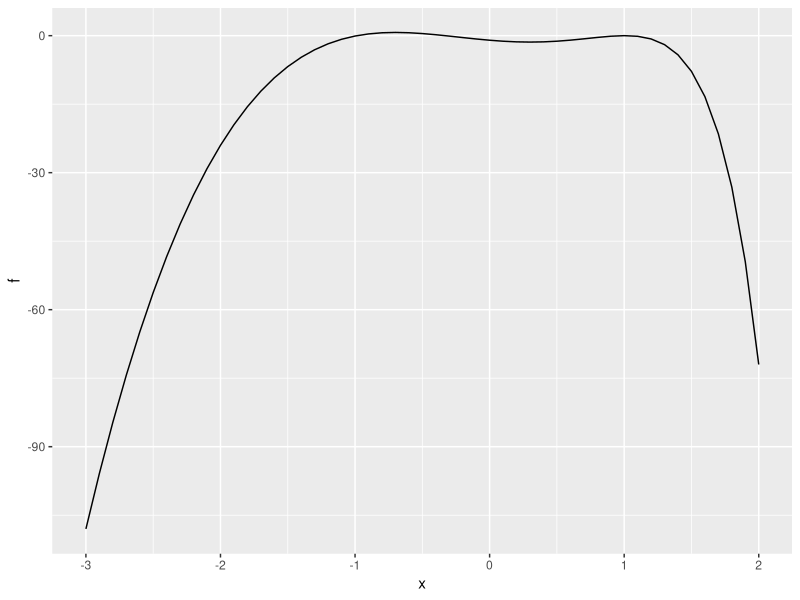
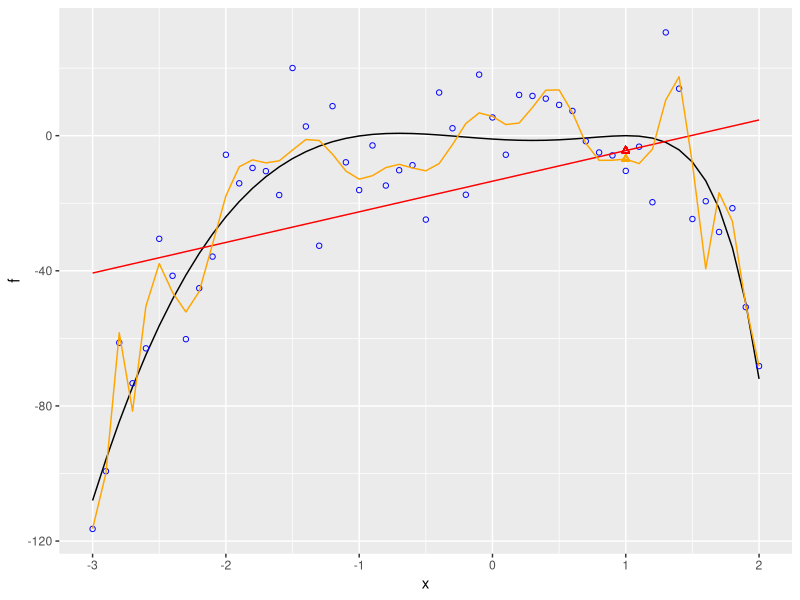
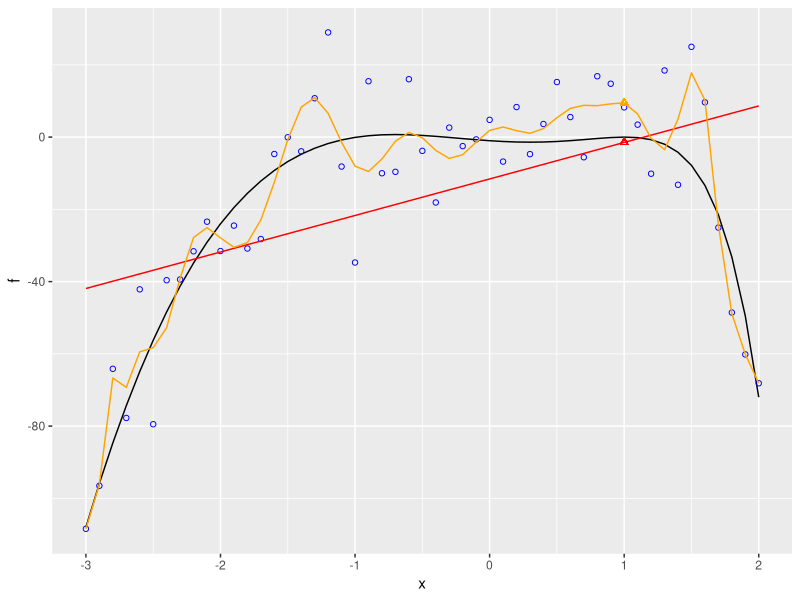
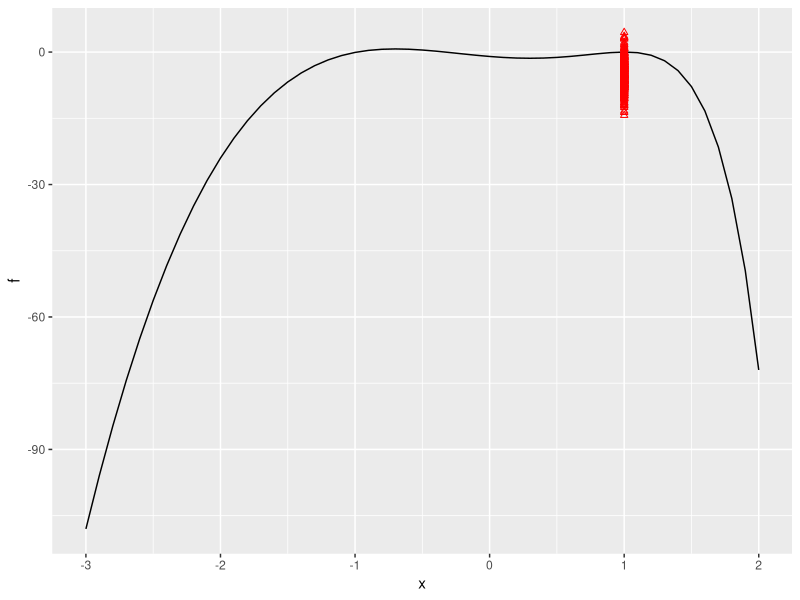
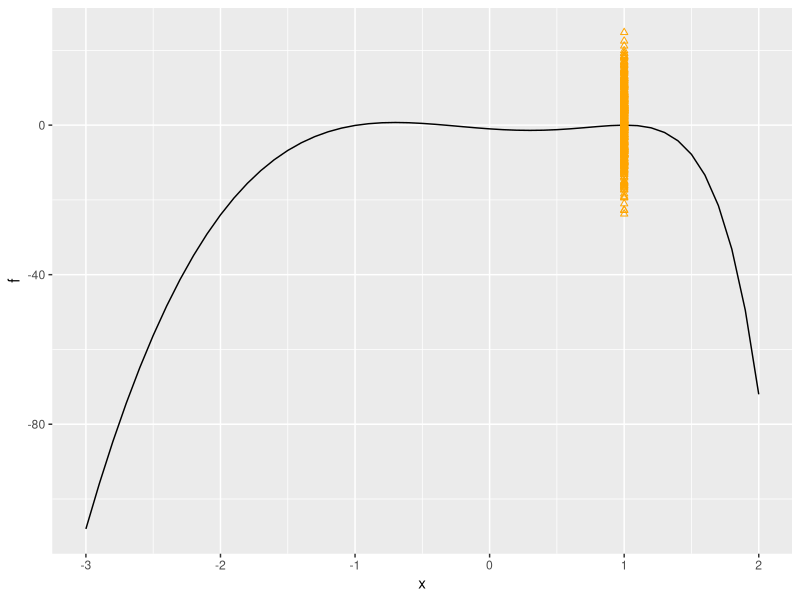
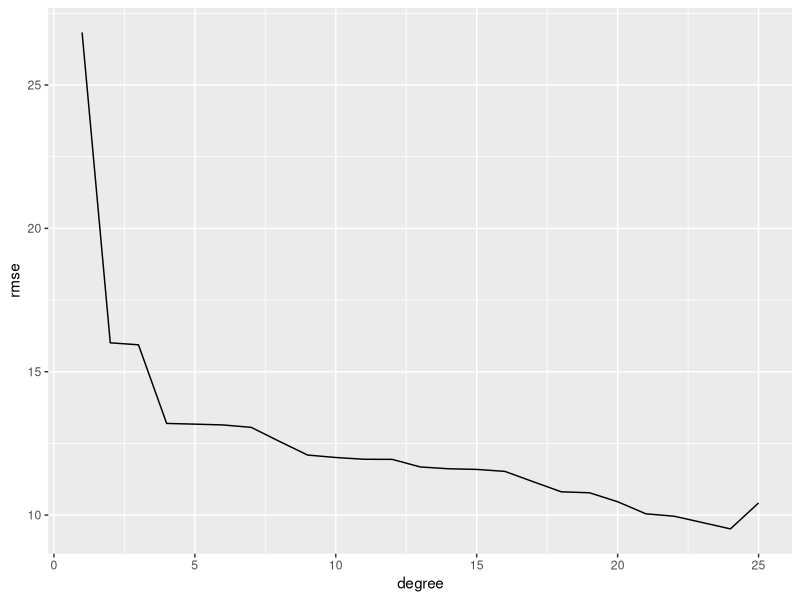
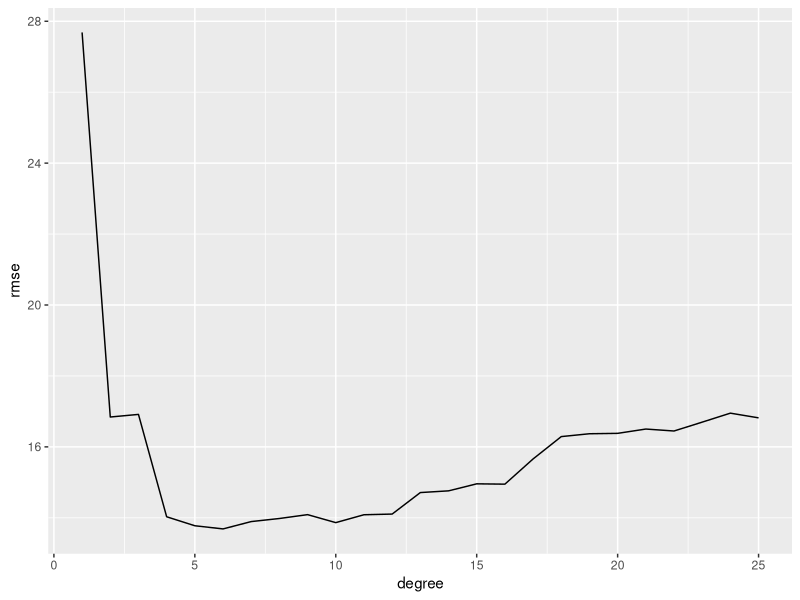
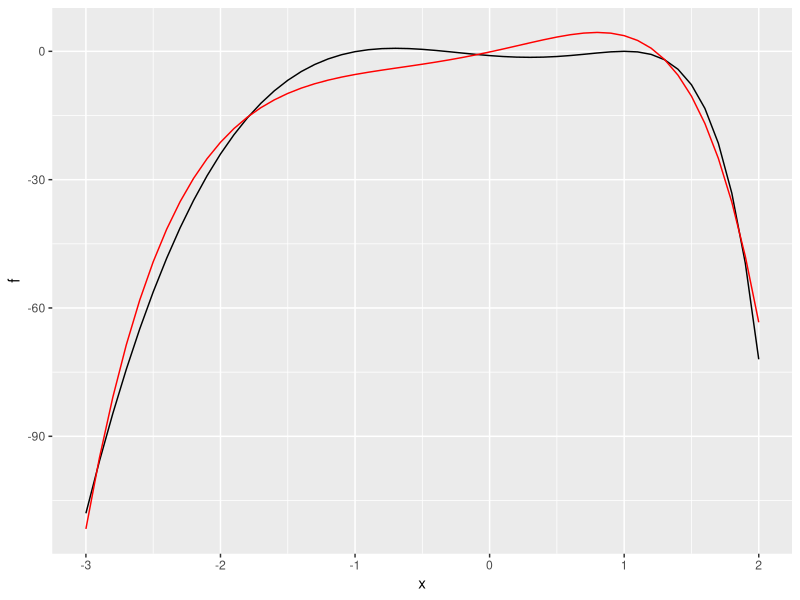

Write R code to recreate these figures, in order.
## ---- chunk 1
set.seed(123)
library(ggplot2)

true_relationship <- function(x) { return(6*x^3 + 6*x^2 - 12^x) }

x <- seq(-3, 2, by = 0.1)
f <- true_relationship(x)
ggplot() + geom_line(aes(x = x, y = f), color = "black")

observations <- f + rnorm(length(x), mean = 0, sd = 15)


model1 <- lm(observations ~ poly(x, 1))
predictions1 <- predict(model1, newdata = data.frame(x = x))

model25 <- lm(observations ~ poly(x, 25))
predictions25 <- predict(model25, newdata = data.frame(x = x))

data <- data.frame(x = x,
                   f = f,
                   observations = observations,
                   lm = predictions1,
                   pm = predictions25)

ggplot(data, aes(x = x)) +
  geom_line(aes(y = f), color = "black") +
  geom_point(aes(y = observations), color = "blue", shape = 1) +
  geom_line(aes(y = lm), color = "red", linetype = "solid") +
  geom_line(aes(y = pm), color = "orange", linetype = "solid") +
  geom_point(aes(x = 1, y = data[x == 1, "lm"]), color = "red", shape=2) +
  geom_point(aes(x = 1, y = data[x == 1, "pm"]), color = "orange", shape=2)

observations_new <- f + rnorm(length(x), mean = 0, sd = 15)

model1 <- lm(observations_new ~ poly(x, 1))
predictions1 <- predict(model1, newdata = data.frame(x = x))

model25 <- lm(observations_new ~ poly(x, 25))
predictions25 <- predict(model25, newdata = data.frame(x = x))

data <- data.frame(x = x,
                   f = f,
                   observations = observations_new,
                   lm = predictions1,
                   pm = predictions25)

ggplot(data, aes(x = x)) +
  geom_line(aes(y = f), color = "black") +
  geom_point(aes(y = observations), color = "blue", shape = 1) +
  geom_line(aes(y = lm), color = "red", linetype = "solid") +
  geom_line(aes(y = pm), color = "orange", linetype = "solid") +
  geom_point(aes(x = 1, y = data[x == 1, "lm"]), color = "red", shape = 2) +
  geom_point(aes(x = 1, y = data[x == 1, "pm"]), color = "orange", shape = 2)


results1 <- data.frame(x = 1, f_pred = 0)

for (i in 1:500) {
  x <- seq(-3, 2, by = 0.1)
  f <- true_relationship(x)
  temp_observations <- f + rnorm(length(x), mean=0, sd=15)
  model1 <- lm(temp_observations ~ poly(x, 1))
  results1[i, 1] <- 1
  results1[i, 2] <- predict(model1, newdata = data.frame(x=1))
}

ggplot() +
geom_line(data = data, aes(x = x, y = f), color = "black") +
geom_point(data = results1, aes(x = x, y = f_pred), color="red", shape=2)

results20 <- data.frame(x = 1, f_pred = 0)

for (i in 1:500) {
  x <- seq(-3, 2, by = 0.1)
  f <- true_relationship(x)
  temp_observations <- f + rnorm(length(x), mean=0, sd=15)
  model20 <- lm(temp_observations ~ poly(x, 20))
  results20[i, 1] <- 1
  results20[i, 2] <- predict(model20, newdata = data.frame(x=1))
}

ggplot() +
geom_line(data = data, aes(x = x, y = f), color = "black") +
geom_point(data = results20, aes(x = x, y = f_pred), color="orange", shape=2)


models <- vector("list", 25)

for (degree in 1:25) {
  model <- lm(observations ~ poly(x, degree))
  models[[degree]] <- model
}

results <- data.frame(degree = 1:25, rmse = 0)

for (degree in 1:25) {
  predictions <- predict(models[[degree]], newdata = data.frame(x=x))
  results[results$degree==degree, "rmse"] <-
    sqrt((1/length(predictions))*sum((predictions-observations)^2))
}

ggplot() +
geom_line(data = results, aes(x = degree, y = rmse), color = "black")


results <- data.frame(degree = 1:25, rmse = 0)

for (degree in 1:25) {
  predictions <- predict(models[[degree]], newdata = data.frame(x=x))
  results[results$degree==degree, "rmse"] <-
    sqrt((1/length(predictions))*sum((predictions-observations_new)^2))
}

ggplot() +
geom_line(data = results, aes(x = degree, y = rmse), color = "black")
## ---- chunk 2
model <- lm(observations ~ poly(x, 6))

predictions=predict(model, newdata = data.frame(x=x))

data = data.frame(x=x, f=f, predictions=predictions)

ggplot(data, aes(x=x)) +
geom_line(aes(y = f), color = "black") +
geom_line(aes(y = predictions), color = "red", linetype="solid")
